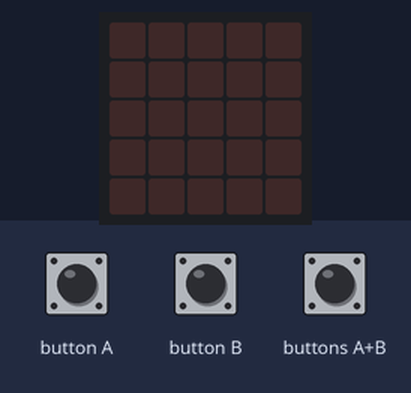
Bench run of a program on a simulated BBC micro:bit (MakeCode). Shown: the board's 5×5 LED display. The test bench sets the inputs (shaded band).

Above: at 1.2 s.
1.3 s: buttons A+B pressed for 0.15 s
At 3.8 s:
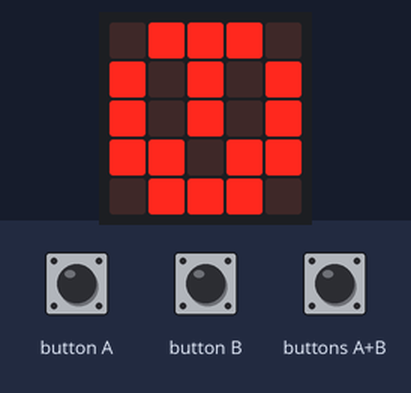
4.1 s: button A pressed for 0.15 s
At 5.0 s:
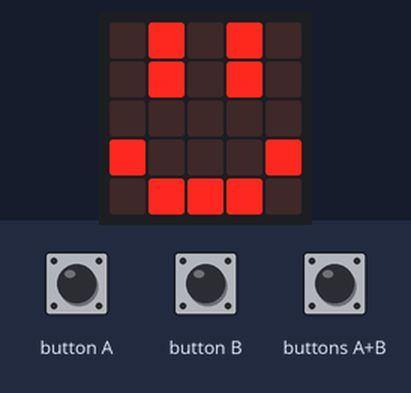
5.7 s: button B pressed for 0.15 s
At 6.2 s:
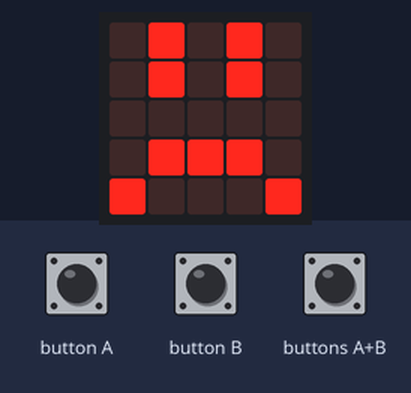
7.3 s: buttons A+B pressed for 1 s
At 8.5 s:
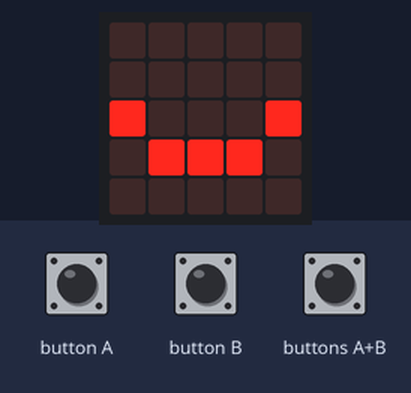
Timing chart, 0 to 10.3 s (numbered marks = the images above; inputs shaded):
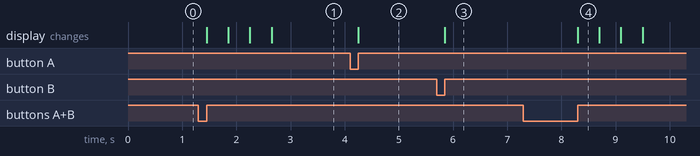

Measured:
- after the input at 1.3 s, the display: first changes after 0.15 s (image 1 shows a later state)
- after the input at 4.1 s, the display: changes after 0.15 s (image 2)
- after the input at 5.7 s, the display: changes after 0.15 s (image 3)
- after the input at 7.3 s, the display: changes after 1.0 s (image 4)
- what the display in image 4 shows lasts 0.4 s, from 8.3 s to 8.7 s

The program:

main.ts
```typescript
input.onButtonPressed(Button.A, function () {
    basic.showLeds(`
        . # . # .
        . # . # .
        . . . . .
        # . . . #
        . # # # .
        `)
})
input.onButtonPressed(Button.AB, function () {
    basic.showLeds(`
        . . . . .
        . . . . .
        # . . . #
        . # # # .
        . . . . .
        `)
    basic.showLeds(`
        . . . . .
        . # # # .
        # . # . #
        . # # # .
        . . . . .
        `)
    basic.showLeds(`
        . # # # .
        # . . . #
        # . # . #
        # . . . #
        . # # # .
        `)
    basic.showLeds(`
        . # # # .
        # . # . #
        # . # . #
        # # . # #
        . # # # .
        `)
})
input.onButtonPressed(Button.B, function () {
    basic.showLeds(`
        . # . # .
        . # . # .
        . . . . .
        . # # # .
        # . . . #
        `)
})
basic.forever(function () {

})
```

test.ts
```typescript
// les tests vont ici ; cela ne sera pas compilé si ce paquet est utilisé en tant qu'extension.
```
